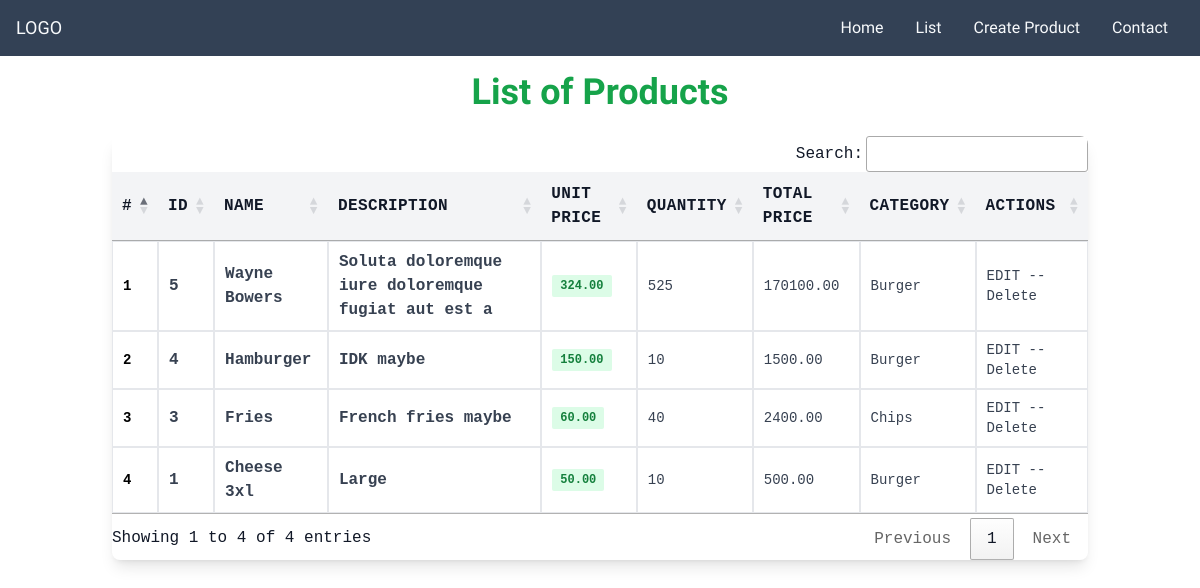
/shopapp/list, run on an earlier commit of the app's database.
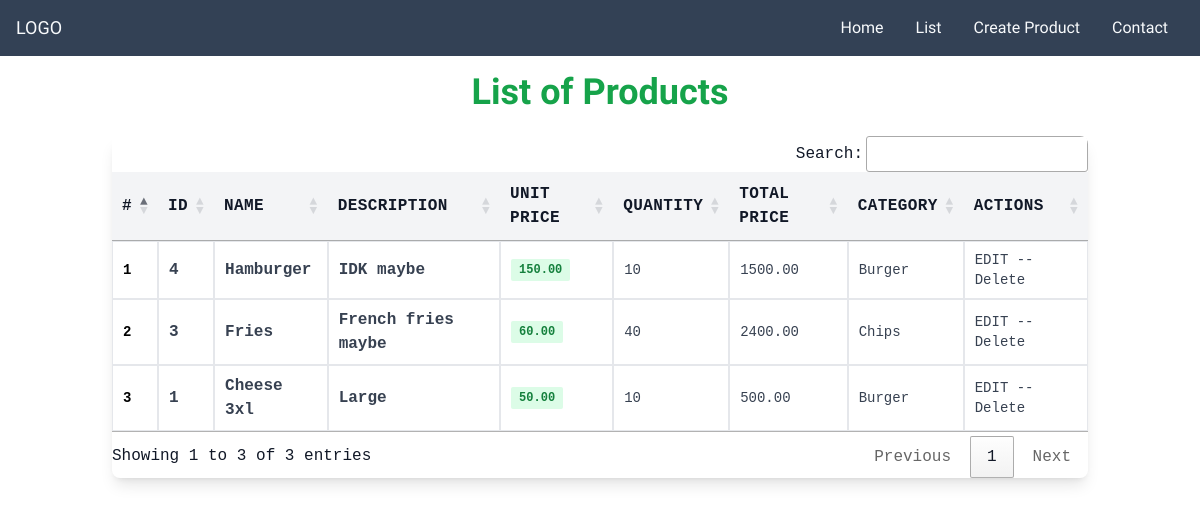
And on a later commit of the database.
### myApp/models.py (models this page shows, shortened)
class Product(models.Model):
    product_name = models.CharField(max_length=50)
    slug = models.SlugField(null=True, blank=True)
    details = models.CharField(max_length=50, null=True)
    unit_price = models.DecimalField(max_digits=8, decimal_places=2, default=0)
    quantity = models.IntegerField(default=0)
    total_price = models.DecimalField(max_digits=8, decimal_places=2, default=0)
    purchase_date = models.DateTimeField(auto_now_add=True)
    images = models.FileField(upload_to='photos/products', default='photos/products/placeholder.png', blank=True)
    category = models.ForeignKey(Category, on_delete=models.CASCADE)
    created_date = models.DateField(auto_now_add=True)
    modified_date = models.DateField(auto_now=True)

class Category(models.Model):
    category_name = models.CharField(max_length=50)
    slug = models.SlugField(null=True, blank=True)
    details = models.CharField(max_length=50, null=True)

### myApp/views.py (the view)
# urls.py: path('list', views.listProduct, name='list'),
def listProduct(request, category_slug=None):
    categories = None
    products = None
    if category_slug != None:
        categories = get_object_or_404(Category, slug=category_slug)
        products = Product.objects.filter(category=categories)
    else:
        products = Product.objects.all().order_by('-id')
    context = {'products': products, }
    return render(request, 'ShopApp/listProduct.html', context)

### myApp/templates/ShopApp/listProduct.html
{% extends 'base.html' %} {% block content %}
<div class="w-full">
  <h1 class="text-center font-extrabold text-4xl text-green-600 mt-4">
    List of Products
  </h1>
  <section class="container mx-auto p-6 font-mono">
    <div class="w-full mb-8 overflow-hidden rounded-lg shadow-lg">
      <div class="w-full overflow-x-auto">
        <table class="w-full" id="myTable">
          <thead>
            <tr
              class="text-md font-semibold tracking-wide text-left text-gray-900 bg-gray-100 uppercase border-b border-gray-600"
            >
              <th class="px-4 py-3">#</th>
              <th class="px-4 py-3">ID</th>
              <th class="px-4 py-3">Name</th>
              <th class="px-4 py-3">Description</th>
              <th class="px-4 py-3">Unit Price</th>
              <th class="px-4 py-3">Quantity</th>
              <th class="px-4 py-3">Total Price</th>
              <th class="px-4 py-3">Category</th>
              <th class="px-4 py-3">Actions</th>
            </tr>
          </thead>
          <tbody class="bg-white">
            {% for prod in products %}
            <tr class="text-gray-700">
              <td class="px-4 py-3 border">
                <div class="flex items-center text-sm">
                  <p class="font-semibold text-black">{{ forloop.counter }}</p>
                </div>
              </td>
              <td class="px-4 py-3 text-ms font-semibold border">
                {{ prod.id }}
              </td>
              <td class="px-4 py-3 text-ms font-semibold border">
                {{ prod.product_name|title }}
              </td>
              <td class="px-4 py-3 text-ms font-semibold border">
                {{ prod.details }}
              </td>
              <td class="px-4 py-3 text-xs border">
                <span
                  class="px-2 py-1 font-semibold leading-tight text-green-700 bg-green-100 rounded-sm"
                >
                  {{ prod.unit_price }}
                </span>
              </td>
              <td class="px-4 py-3 text-sm border">{{ prod.quantity }}</td>
              <td class="px-4 py-3 text-sm border">{{ prod.total_price }}</td>
              <td class="px-4 py-3 text-sm border">
                {{ prod.category.category_name }}
              </td>
              <td class="px-4 py-3 text-sm border">
                <a href="{% url 'editProduct' prod.id %}"> EDIT </a> --
                <a href="{% url 'deleteProduct' prod.id %}"> Delete </a>
              </td>
            </tr>
            {% endfor %}
          </tbody>
        </table>
      </div>
    </div>
  </section>
</div>
{% endblock content %}

### myApp/templates/base.html (shortened to what this page needs)
<!DOCTYPE html>
<html lang="en">
  <head>
    <script src="https://cdn.tailwindcss.com"></script>
    <link
      rel="stylesheet"
      href="https://cdn.datatables.net/1.12.1/css/jquery.dataTables.min.css"
    />
    <link
      rel="stylesheet"
      href="https://cdn.datatables.net/buttons/2.2.3/css/buttons.dataTables.min.css"
    />
  </head>
  <body
    class="leading-normal tracking-normal text-gray-900"
    style="font-family: 'Source Sans Pro', sans-serif"
  >
    <div class="wrapper">
      <header class="nav">
        <nav
          class="flex flex-wrap items-center justify-between w-full py-4 md:py-0 px-4 text-lg text-slate-50 bg-slate-700"
        >
          <div>
            <a href="/"> LOGO </a>
          </div>
          <div
            class="hidden w-full md:flex md:items-center md:w-auto"
            id="menu"
          >
            <ul
              class="pt-4 text-base text-slate-50 md:flex md:justify-between md:pt-0"
            >
              <li>
                <a href="{% url 'Home' %}" class="md:p-4 py-2 block hover:text-purple-400"
                  >Home</a
                >
              </li>
              <li>
                <a href="{% url 'list' %}" class="md:p-4 py-2 block hover:text-purple-400"
                  >List</a
                >
              </li>
              <li>
                <a href="{% url 'createProduct' %}" class="md:p-4 py-2 block hover:text-purple-400"
                  >Create Product</a
                >
              </li>
              <li>
                <a href="#" class="md:p-4 py-2 block hover:text-purple-400"
                  >Contact</a
                >
              </li>
            </ul>
          </div>
        </nav>
      </header>
      <div class="content">{% block content %} {% endblock content %}</div>
    </div>
  </body>
</html>

What changed in the data, as far as the page shows it:
removed Product: id "5", product_name "Wayne Bowers", details "Soluta doloremque iure doloremque fugiat aut est a", unit_price "324.00", quantity "525", total_price "170100.00", category.category_name "Burger"
Also different on the page:
text written by a page script: "Search: Showing 1 to 4 of 4 entries Previous 1 Next" → "Search: Showing 1 to 3 of 3 entries Previous 1 Next"
